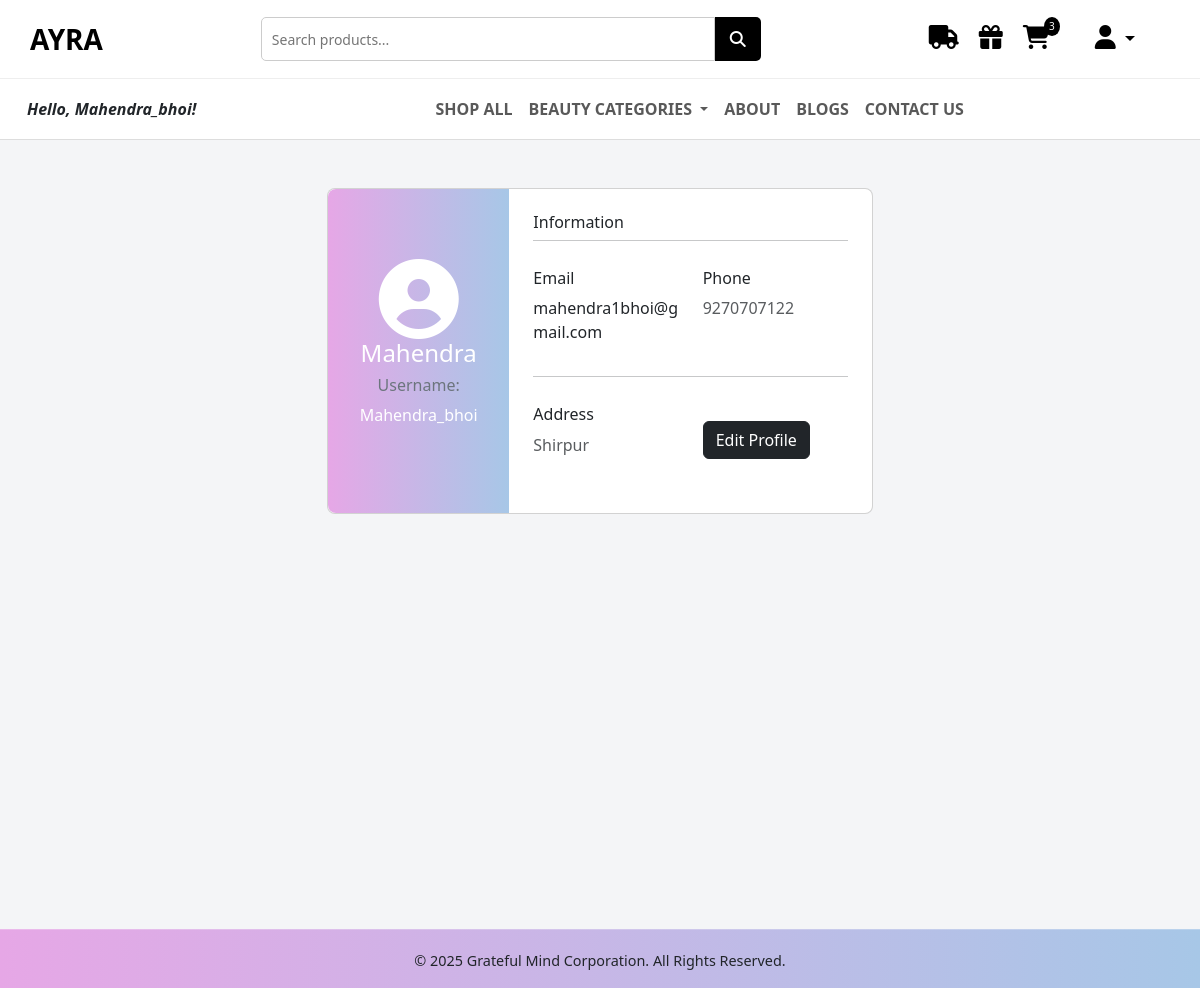
/profile/ (signed in), run on the app's committed database.
### AYRA/models.py (models this page shows)
class Profile(models.Model):
    user = models.OneToOneField(User, on_delete=models.CASCADE)
    full_name = models.CharField(max_length=100, blank=True, null=True)
    address = models.TextField(blank=True, null=True)
    contact_number = models.CharField(max_length=15, blank=True, null=True)

### AYRA/views.py (the view)
# urls.py: path('profile/', views.profile_view, name='profile'),
def profile_view(request):
    profile, created = Profile.objects.get_or_create(user=request.user)
    if request.method == "POST":
        form = ProfileForm(request.POST, instance=profile)
        if form.is_valid():
            form.save()
            return redirect('profile')
    else:
        form = ProfileForm(instance=profile)
    return render(request, 'profile.html', {'profile': profile, 'form': form, 'user': request.user})

### AYRA/forms.py
class ProfileForm(forms.ModelForm):
    class Meta:
        model = Profile
        fields = ['full_name', 'contact_number', 'address']
        widgets = {
            'full_name': forms.TextInput(attrs={'class': 'form-control'}),
            'contact_number': forms.TextInput(attrs={'class': 'form-control'}),
            'address': forms.Textarea(attrs={'class': 'form-control', 'rows': 3}),
        }

### AYRA/context_processors.py (called while the page is built)
def cart_count(request):
    if request.user.is_authenticated:
        count = Cart.objects.filter(user=request.user).count()
    else:
        count = 0
    return {'cart_count': count}

def categories_context(request):
    categories = Category.objects.all()
    print("Categories==>",categories)
    return {'nav_categories': categories}

### AYRA/models.py (called while the page is built)
    def __str__(self):
        return self.name

### templates/profile.html (shortened to what this page needs)
{% extends 'base.html' %}
{% block 'main' %}
<section class="vh-100" style="background-color: #f4f5f7;">
    <div class="container py-5 h-100">
      <div class="row d-flex justify-content-center align-items-center">
        <div class="col col-lg-6 mb-4 mb-lg-0">
          <div class="card mb-3" style="border-radius: .5rem;">
            <div class="row g-0">
              <div class="col-md-4 gradient-custom text-center text-white"
                style="border-top-left-radius: .5rem; border-bottom-left-radius: .5rem; display: flex; align-items: center; justify-content: center; flex-direction: column;">
                <i class="fas fa-user-circle fa-5x" style="color:white;" alt="Avatar" class="img-fluid my-5" style="width: 80px;"></i>
                <h4>{{ profile.full_name }}</h4>
                <h6 class="text-secondary">Username:</h6>
                <p>{{ request.user.username }}</p>
              </div>
              <div class="col-md-8">
                <div class="card-body p-4">
                  <h6>Information</h6>
                  <hr class="mt-0 mb-4">
                  <div class="row pt-1">
                    <div class="col-6 mb-3">
                      <h6>Email</h6>
                      <p>{{ request.user.email }}</p>
                    </div>
                    <div class="col-6 mb-3">
                      <h6>Phone</h6>
                      <p class="text-muted">{{ profile.contact_number }}</p>
                    </div>
                  </div>
                  <hr class="mt-0 mb-4">
                  <div class="row pt-1">
                    <div class="col-6 mb-3">
                      <h6>Address</h6>
                      <p class="text-muted">{{ profile.address }}</p>
                    </div>
                    <div class="col-6 mb-3">
                      <button class="btn btn-dark mt-3" data-bs-toggle="modal" data-bs-target="#editProfileModal"> Edit Profile
                    </button>
                    </div>
                  </div>
                </div>
              </div>
            </div>
          </div>
        </div>
      </div>
    </div>
  </section>
<br><br>
{% endblock %}

### templates/base.html (shortened to what this page needs)
{% load static %}
<!DOCTYPE html>
<html lang="en">
<head>
  <link rel="stylesheet" href="{% static 'css/style.css' %}">
  <link href="https://cdn.jsdelivr.net/npm/bootstrap@5.3.0/dist/css/bootstrap.min.css" rel="stylesheet">
  <link rel="stylesheet" href="https://cdnjs.cloudflare.com/ajax/libs/font-awesome/6.4.0/css/all.min.css">
</head>
<body>
  <div class="top-row">
    <a href="{% url 'home' %}" class="logo">AYRA</a>
    <div class="search-bar">
      <form method="GET" action="{% url 'search_products' %}">
        <input type="text" name="q" placeholder="Search products...">
        <button type="submit"><i class="fas fa-search"></i></button>
      </form>
    </div>
    <div class="nav-icons">
      <a href="{% url 'shipping_policy' %}"><i class="fas fa-truck"></i></a>
      <a href="/wishlist"><i class="fas fa-gift"></i></a>
      <a href="{% url 'cart_view' %}">
        <i class="fas fa-shopping-cart"></i>
        <span class="cart-count">{{ cart_count }}</span>
      </a>
      <li class="nav-item dropdown">
        <a class="nav-link dropdown-toggle" href="#" id="userDropdown" role="button" data-bs-toggle="dropdown" aria-expanded="false">
          <i class="fas fa-user"></i>
        </a>
      </li>
    </div>
  </div>
  <nav class="navbar navbar-expand-lg navbar-light bg-white">
    <div class="container-fluid">
      <div class="collapse navbar-collapse" id="navbarSupportedContent">
        <div class="user-info">
          {% if user.is_authenticated %}
              <i>Hello, {{ user.username }}!</i>
          {% endif %}
        </div>
        <ul class="navbar-nav mx-auto mb-2 mb-lg-0">
          <li class="nav-item">
            <a class="nav-link" href="{% url 'all_products' %}">SHOP ALL</a>
          </li>
          <li class="nav-item dropdown">
            <a class="nav-link dropdown-toggle" href="#" id="navbarDropdown"
               role="button" data-bs-toggle="dropdown" aria-expanded="false">
              BEAUTY CATEGORIES
            </a>
          </li>
          <li class="nav-item">
            <a class="nav-link" href="/about">ABOUT</a>
          </li>
          <li class="nav-item">
            <a class="nav-link" href="/blog_list">BLOGS</a>
          </li>
          <li class="nav-item">
            <a class="nav-link" href="/contact">CONTACT US</a>
          </li>
        </ul>
      </div>
    </div>
  </nav>
  {% block 'main' %}{% endblock 'main' %}
  {% block footer %}
  <footer class="footer">
    <div class="footer-bottom">
      <p>&copy; 2025 Grateful Mind Corporation. All Rights Reserved.</p>
    </div>
  </footer>
  {% endblock %}
</body>
</html>

### static/css/style.css (style rules this page uses)
body { margin: 0; font-family: 'Helvetica Neue', sans-serif; }
.navbar { display: flex; justify-content: space-between; align-items: center; padding: 15px 30px; border-bottom: 1px solid #ddd; background: #fff; }
.logo { font-size: 28px; font-weight: bold; }
.nav-icons a { color: #000; margin-left: 20px; font-size: 18px; position: relative; }
.cart-count { background: black; color: white; border-radius: 50%; font-size: 10px; padding: 2px 5px; position: absolute; top: -8px; right: -10px; }

### templates/base.html (style rules this page uses)
.top-row { display: flex; justify-content: space-between; align-items: center; padding: 15px 30px; background: #fff; border-bottom: 1px solid #eee; }
.logo { font-size: 28px; font-weight: bold; text-decoration: none; color: #000; }
.search-bar { flex-grow: 1; max-width: 500px; margin: 0 20px; }
.search-bar form { display: flex; }
.search-bar input { flex-grow: 1; padding: 10px; border: 1px solid #ccc; border-radius: 5px 0 0 5px; font-size: 14px; }
.search-bar button { padding: 10px 15px; background: #000; color: white; border: none; border-radius: 0 5px 5px 0; cursor: pointer; }
.nav-icons a { margin-left: 20px; color: #000; font-size: 18px; position: relative; text-decoration: none; }
.cart-count { background: black; color: white; font-size: 10px; padding: 2px 5px; border-radius: 50%; position: absolute; top: -8px; right: -10px; }
.nav-link { font-weight: 600; padding: 10px 15px; }
.footer { background: linear-gradient(to right, #e6a7e6, #a7c7e7); position: fixed; bottom:0px; width:100%; }
.footer-bottom { text-align: center; font-size: 0.9rem; padding-top: 20px; border-top: 1px solid rgba(255,255,255,0.2); }
.nav-icons { display: flex; align-items: center; justify-content: space-between; }
.nav-icons a, .nav-icons li { margin: 0 10px; display: inline-block; }
.nav-icons i { font-size: 1.5rem; }
.user-info { flex-direction: column; padding: 10px; font-weight: 600; padding: 10px 15px; }

### templates/profile.html (style rules this page uses)
.gradient-custom { background: #f6d365; background: -webkit-linear-gradient(to right bottom, rgba(246, 211, 101, 1), rgba(253, 160, 133, 1)); background:linear-gradient(to right, #e6a7e6, #a7c7e7); }

### data on the page
Profile: full_name "Mahendra", contact_number "9270707122", address "Shirpur"

### other printed values
{{ cart_count }} "3"
{{ user.username }} "Mahendra_bhoi"
{{ request.user.username }} "Mahendra_bhoi"
{{ request.user.email }} "mahendra1bhoi@gmail.com"
